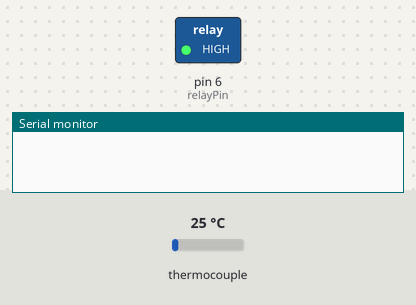
Bench run of a sketch on a simulated Arduino Uno, built with avr-gcc and run on an emulated ATmega328P. On the bench: switched loads named in the sketch (green lamp = pin HIGH), the last lines printed to the serial monitor. The inputs (shaded band) are chosen by the test bench; at power-on: thermocouple 25 °C. Pins used as bus, display or sensor lines are not drawn.

Above: at 0.1 s.
At 0.6 s:
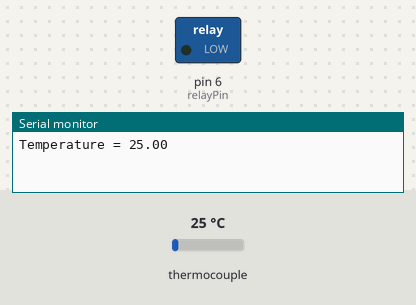
Timing chart, 0 to 2.1 s (numbered marks = the images above):
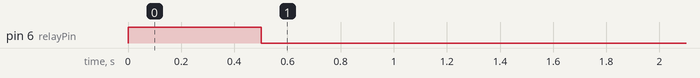

The sketch:

PP_welder.ino
```cpp
#include "max6675.h"

int SOpin = 5; //пины подключения термопары
int CSpin = 4;
int SCKpin = 3;

MAX6675 thermocouple(SCKpin, CSpin, SOpin);

int vccPin = 2;  //пин для питания датчика
int relayPin = 6; //пин реле
boolean flag = 1; //флажок для запоминания положения реле

int max_temp = 450; //максимальная температура
int min_temp = 400; //минимальная температура


void setup() {
  Serial.begin(9600);
  pinMode(vccPin, OUTPUT);
  pinMode(relayPin, OUTPUT);
  digitalWrite(vccPin, HIGH); //дать питание на датчик
  digitalWrite(relayPin, HIGH); //дать питание на реле (реле - обратное, при включении надо подать на него высокий сигнал)

  delay(500); //ждем стабилизации чипа MAX
}

void loop() {
  float temp = thermocouple.readCelsius();  //получить температуру с датчика, в градусах Цельсия
  Serial.print("Temperature = ");
  Serial.println(temp);

  if (temp < max_temp && flag == 1) { //если температура ниже max
    digitalWrite(relayPin, LOW);  //включить нагреватель
  }

  if (temp > max_temp && flag == 1) { //если температура превысила max
    digitalWrite(relayPin, HIGH);  //выключить нагреватель
    flag = 0;
  }

  if (temp < min_temp && flag == 0) { //если температура ниже min
    flag = 1;
  }

  delay(300); //задержка измерения
}
```

Measured:
- by itself, pin 6 (relayPin): HIGH → LOW at 0.50 s
